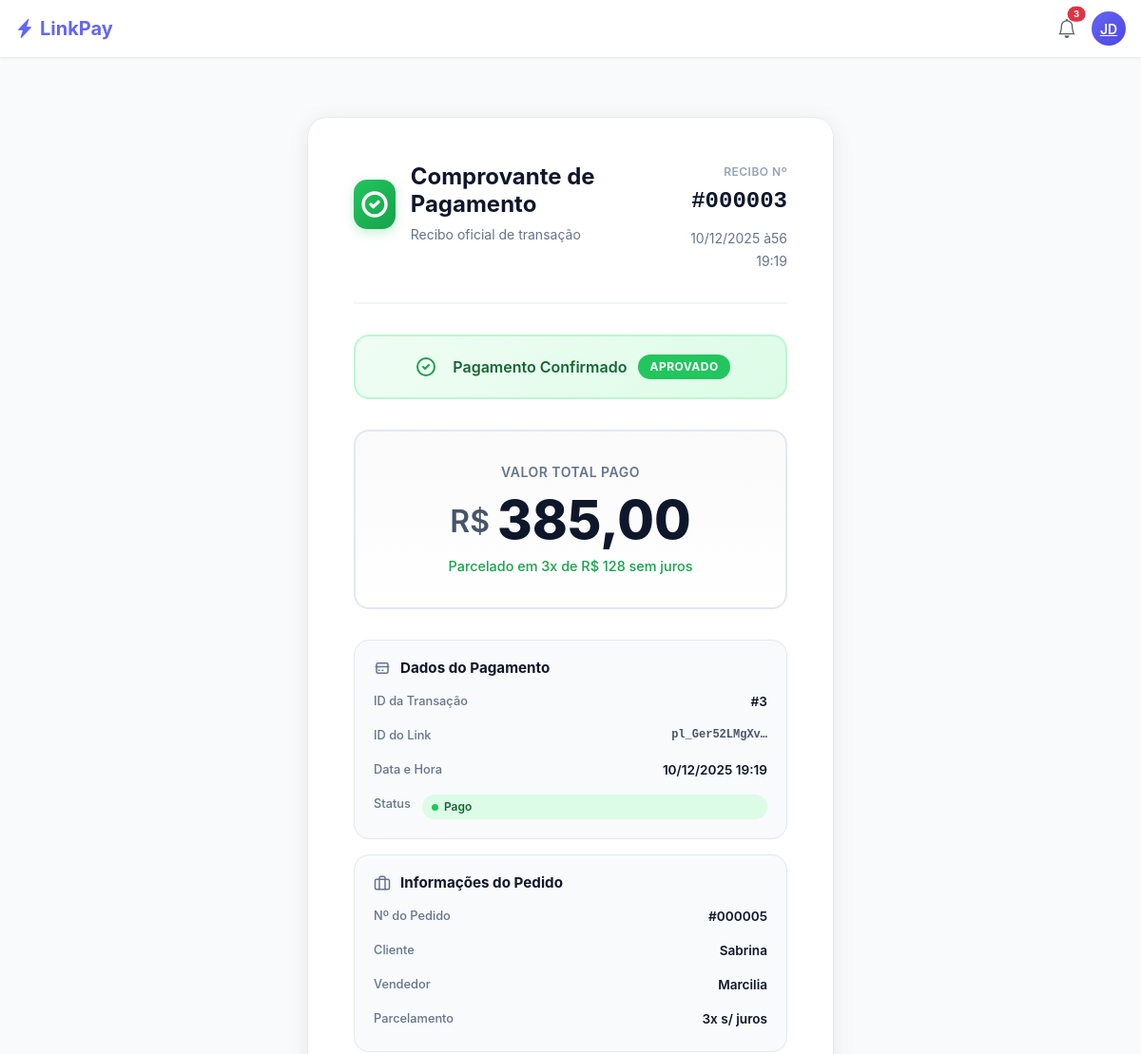
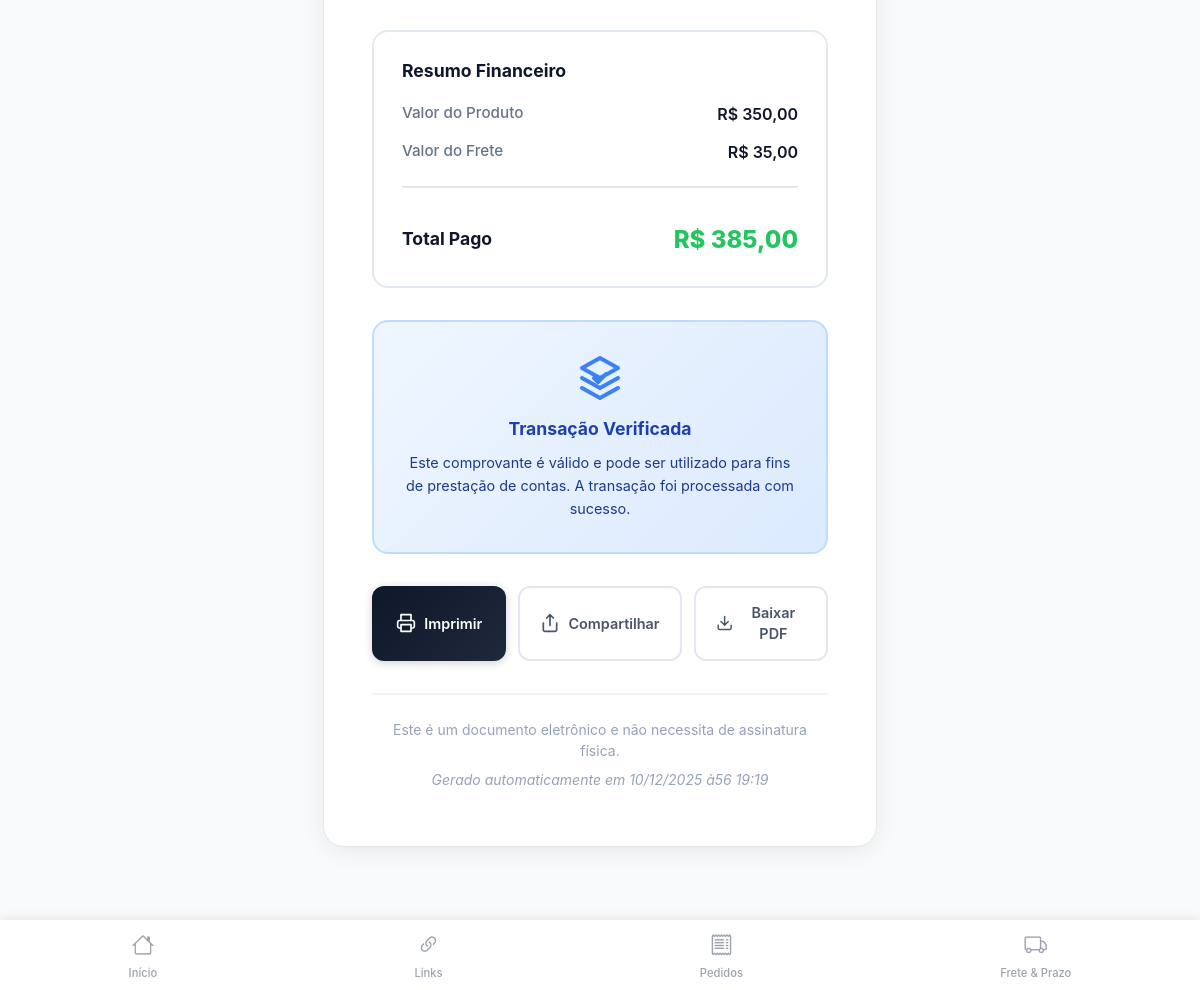
The app's page /orders/sucess/5/ with its own data (2 pictures, top to bottom).
### apps/payments/models.py (models this page shows, shortened)
class Payment(BaseModel):
    payment_link = OneToOneField(
        "payments.PaymentLink",
        on_delete=models.CASCADE,
        related_name="payment", # Nome singular
        verbose_name="Link de pagamento",
    )
    status = models.CharField(
        max_length=50, choices=PAYMENT_STATUS, default="pending", verbose_name="Status"
    )
    payment_date = models.DateTimeField(verbose_name="Data do pagamento")
    amount = models.DecimalField(max_digits=10, decimal_places=2, verbose_name="Valor", null=True, blank=True)
    class Meta:
        verbose_name = "Pagamento"
        verbose_name_plural = "Pagamentos"
        ordering = ["-created_at"]
        db_table = "payments"

class PaymentLink(BaseModel):
    order = models.ForeignKey(
        "orders.Order",
        on_delete=models.CASCADE,
        related_name="payment_links",
        verbose_name="Pedido",
    )
    url_link = models.URLField(max_length=500, verbose_name="Link de pagamento")
    id_link = models.CharField(max_length=255, verbose_name="ID do link de pagamento")
    amount = models.DecimalField(max_digits=10, decimal_places=2, verbose_name="Valor", null=True, blank=True)
    status = models.CharField(
        max_length=50,
        choices=PAYMENT_LINK_STATUS,
        default="pending",
        verbose_name="Status",
    )
    class Meta:
        verbose_name = "Link de Pagamento"
        verbose_name_plural = "Links de Pagamento"
        ordering = ["-created_at"]
        db_table = "payment_links"

### apps/orders/models.py (models this page shows, shortened)
class Order(BaseModel):
    name = models.CharField(max_length=255, verbose_name='Nome', help_text='Nome do pedido')
    value = models.DecimalField(max_digits=10, decimal_places=2, verbose_name='Valor', help_text='Valor do pedido')
    value_freight = models.DecimalField(max_digits=10, decimal_places=2, verbose_name='Valor do frete', help_text='Valor do frete')
    total = models.DecimalField(max_digits=10, decimal_places=2, verbose_name='Total', help_text='Total do pedido')
    status = models.CharField(max_length=255, choices=STATUS_CHOICES, verbose_name='Status', help_text='Status do pedido')
    installments = models.IntegerField(default=1, verbose_name='Parcelas', help_text='Parcelas do pedido')
    seller = models.ForeignKey(Seller, on_delete=models.CASCADE, verbose_name='Vendedor', help_text='Vendedor do pedido')
    class Meta:
        verbose_name = 'Pedido'
        verbose_name_plural = 'Pedidos'
        ordering = ['-created_at']
        db_table = 'orders'

### apps/sellers/models.py (models this page shows, shortened)
class Seller(BaseModel):
    name = models.CharField(max_length=255, verbose_name='Nome', help_text='Nome do vendedor')
    phone = models.CharField(max_length=255, verbose_name='Telefone', help_text='Telefone do vendedor')
    class Meta:
        verbose_name = 'Vendedor'
        verbose_name_plural = 'Vendedores'
        ordering = ['created_at']
        db_table = 'sellers'

### apps/orders/views.py (the view, shortened to what this page needs)
# urls.py: path('sucess/<int:pk>/', OrderSuccessView.as_view(), name='order-success'),
class OrderSuccessView(View):
    def get(self, request, pk):
        order = get_object_or_404(Order, pk=pk)
        payment_link = (
            order.payment_links
            .order_by('-created_at')
            .first()
        )
        payment = getattr(payment_link, 'payment', None)
        if payment and payment.status == 'paid':
            print("Pagamento confirmado")
            return render(
                request,
                'orders/order_recibo.html',
                {
                    'order': order,
                    'payment': payment,
                    'payment_link': payment_link,
                }
            )

### apps/orders/templates/orders/order_recibo.html (shortened to what this page needs)
{% extends 'base.html' %}
{% block content %}
<div class="receipt-wrapper">
    <header class="receipt-header">
        <div class="header-left">
            <div class="brand-mark">
                <svg width="32" height="32" viewBox="0 0 24 24" fill="none">
                    <path d="M9 12L11 14L15 10M21 12C21 16.9706 16.9706 21 12 21C7.02944 21 3 16.9706 3 12C3 7.02944 7.02944 3 12 3C16.9706 3 21 7.02944 21 12Z" stroke="currentColor" stroke-width="2.5" stroke-linecap="round" stroke-linejoin="round"/>
                </svg>
            </div>
            <div class="header-info">
                <h1>Comprovante de Pagamento</h1>
                <span class="subtitle">Recibo oficial de transação</span>
            </div>
        </div>
        <div class="header-right">
            <div class="receipt-id">
                <span class="id-label">Recibo Nº</span>
                <span class="id-number">#{{ payment.id|stringformat:"06d" }}</span>
            </div>
            <span class="receipt-date">{{ payment.payment_date|date:"d/m/Y às H:i" }}</span>
        </div>
    </header>
    <div class="status-verified">
        <div class="status-icon">
            <svg width="24" height="24" viewBox="0 0 24 24" fill="none">
                <path d="M9 12L11 14L15 10M21 12C21 16.9706 16.9706 21 12 21C7.02944 21 3 16.9706 3 12C3 7.02944 7.02944 3 12 3C16.9706 3 21 7.02944 21 12Z" stroke="currentColor" stroke-width="2" stroke-linecap="round" stroke-linejoin="round"/>
            </svg>
        </div>
        <span class="status-text">Pagamento Confirmado</span>
        <span class="status-badge">APROVADO</span>
    </div>
    <section class="amount-display">
        <span class="amount-label">Valor Total Pago</span>
        <div class="amount-main">
            <span class="currency">R$</span>
            <span class="value">{{ payment.amount|floatformat:2 }}</span>
        </div>
        {% if order.installments > 1 %}
        <span class="amount-detail">
            Parcelado em {{ order.installments }}x de R$ {% widthratio payment.amount order.installments 1 %} sem juros
        </span>
        {% endif %}
    </section>
    <div class="info-stack">
        <section class="info-card">
            <h3 class="card-title">
                <svg width="18" height="18" viewBox="0 0 24 24" fill="none">
                    <path d="M3 10H21M7 15H8M12 15H13M6 19H18C19.1046 19 20 18.1046 20 17V7C20 5.89543 19.1046 5 18 5H6C4.89543 5 4 5.89543 4 7V17C4 18.1046 4.89543 19 6 19Z" stroke="currentColor" stroke-width="2" stroke-linecap="round" stroke-linejoin="round"/>
                </svg>
                Dados do Pagamento
            </h3>
            <div class="info-rows">
                <div class="info-row">
                    <span class="row-label">ID da Transação</span>
                    <span class="row-value">#{{ payment.id }}</span>
                </div>
                <div class="info-row">
                    <span class="row-label">ID do Link</span>
                    <span class="row-value code">{{ payment.payment_link.id_link|truncatechars:15 }}</span>
                </div>
                <div class="info-row">
                    <span class="row-label">Data e Hora</span>
                    <span class="row-value">{{ payment.payment_date|date:"d/m/Y H:i" }}</span>
                </div>
                <div class="info-row">
                    <span class="row-label">Status</span>
                    <span class="row-value status-tag">
                        <span class="status-dot"></span>
                        Pago
                    </span>
                </div>
            </div>
        </section>
        <section class="info-card">
            <h3 class="card-title">
                Informações do Pedido
            </h3>
            <div class="info-rows">
                <div class="info-row">
                    <span class="row-label">Nº do Pedido</span>
                    <span class="row-value">#{{ order.id|stringformat:"06d" }}</span>
                </div>
                <div class="info-row">
                    <span class="row-label">Cliente</span>
                    <span class="row-value">{{ order.name|truncatechars:25 }}</span>
                </div>
                <div class="info-row">
                    <span class="row-label">Vendedor</span>
                    <span class="row-value">{{ order.seller.name|truncatechars:25 }}</span>
                </div>
                <div class="info-row">
                    <span class="row-label">Parcelamento</span>
                    <span class="row-value">
                        {% if order.installments > 1 %}
                            {{ order.installments }}x s/ juros
                        {% else %}
                            À vista
                        {% endif %}
                    </span>
                </div>
            </div>
        </section>
    </div>
    <section class="financial-summary">
        <h3 class="summary-header">Resumo Financeiro</h3>
        <div class="summary-rows">
            <div class="summary-row">
                <span class="summary-label">Valor do Produto</span>
                <span class="summary-amount">R$ {{ order.value|floatformat:2 }}</span>
            </div>
            <div class="summary-row">
                <span class="summary-label">Valor do Frete</span>
                <span class="summary-amount">R$ {{ order.value_freight|floatformat:2 }}</span>
            </div>
            <div class="summary-divider"></div>
            <div class="summary-row total-row">
                <span class="summary-label">Total Pago</span>
                <span class="summary-amount total">R$ {{ payment.amount|floatformat:2 }}</span>
            </div>
        </div>
    </section>
    <div class="verification-badge">
        <h4>Transação Verificada</h4>
        <p>Este comprovante é válido e pode ser utilizado para fins de prestação de contas. A transação foi processada com sucesso.</p>
    </div>
    <footer class="receipt-actions">
        <button class="action-btn primary" id="print">
            <span>Imprimir</span>
        </button>
        <button class="action-btn secondary" id="share">
            <span>Compartilhar</span>
        </button>
        <button class="action-btn secondary" id="download">
            <span>Baixar PDF</span>
        </button>
    </footer>
    <div class="receipt-footer">
        <p>Este é um documento eletrônico e não necessita de assinatura física.</p>
        <p class="footer-meta">Gerado automaticamente em {{ payment.payment_date|date:"d/m/Y às H:i" }}</p>
    </div>
</div>
{% endblock %}

### templates/base.html (style rules this page uses)
:root { --primary: #6366f1; --primary-dark: #4f46e5; --success: #10b981; --warning: #f59e0b; --danger: #ef4444; --gray-50: #f9fafb; --gray-100: #f3f4f6; --gray-200: #e5e7eb; --gray-400: #9ca3af; --gray-500: #6b7280; --gray-600: #4b5563; --gray-800: #1f2937; --gray-900: #111827; }
* { -webkit-tap-highlight-color: transparent; }
body { font-family: -apple-system, BlinkMacSystemFont, 'Segoe UI', Roboto, sans-serif; background-color: var(--gray-50); color: var(--gray-800); padding-top: 60px; padding-bottom: 80px; min-height: 100vh; }

### records on screen
Payment: id "000003", payment_date "10/12/2025 à56 19:19", amount "385,00", amount.installments "128", id "3", payment_link.id_link "pl_Ger52LMgXv…", payment_date "10/12/2025 19:19"
Order: installments "3", id "000005", name "Sabrina", seller.name "Marcilia", value "350,00", value_freight "35,00"
